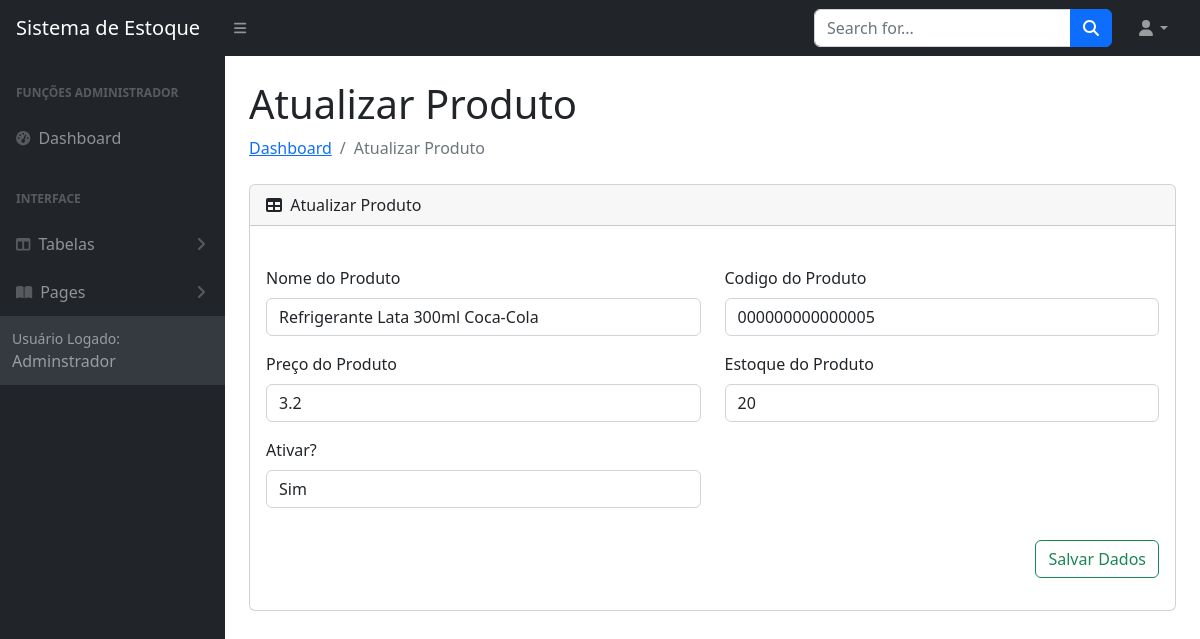
The page /sistema.php?pagina=atualizarProduto&id=5 (signed in) on the database its author committed.
### tables this page shows
CREATE TABLE `produtos` (
  `id` int NOT NULL,
  `nome` varchar(50) DEFAULT NULL,
  `codigo` varchar(15) DEFAULT NULL,
  `preco` float(7,2) DEFAULT NULL,
  `estoque` int DEFAULT NULL,
  `ativo` tinyint(1) DEFAULT NULL,
  `isDeleted` varchar(1) NOT NULL,
  `cadastradoEm` timestamp NULL DEFAULT CURRENT_TIMESTAMP
);

### sistema.php (called while the page is built, shortened)
<?php
    include_once 'models/Config.php';
    include_once 'controllers/validate.php';
    function pageContent(){
        validarPagina();
    }
    include_once 'views/layout.php';
?>

### models/Config.php (called while the page is built, shortened)
<?php
    class Config {
        public static $project = "_Projeto_CRUD_UTD";
        public static function urlBase(){
            return "http://".$_SERVER['SERVER_NAME']."/".self::$project;
        }
    }

### models/Manager.php (called while the page is built, shortened)
<?php
	class Manager extends Connect{
		public function select_common($table, $fields, $filters, $query_extra){
			$pdo = parent::get_instance();
			$query = "SELECT ";
			if($fields != null){
				$query .= implode(", ", $fields);
			}else{
				$query .= "*";
			}
			$query .= " FROM $table";
			if($filters != null){
				$query .= " WHERE ";
				foreach ($filters as $key => $value) {
					$query .= "$key=:$key AND ";
				}
				$query = substr($query, 0, -4);
			}
			$statement = $pdo->prepare($query);
			if($filters != null){
				foreach ($filters as $key => $value) {
					$filters[$key] = filter_var($value);
				}
				foreach ($filters as $key => $value) {
					$statement->bindValue(":$key", $value, PDO::PARAM_STR);
				}
			}
			$statement->execute();
			$data = [];
			if($statement->rowCount()){
				while($result = $statement->fetch(PDO::FETCH_ASSOC)){
					$data[] = $result;
				}
			}else{
				return false;
			}
			return $data;
		}
	}
?>

### views/modulos/produtos/atualizar.php (the view, shortened to what this page needs)
<div class="container-fluid px-4">
    <h1 class="mt-4"><?= $titleSection; ?></h1>
    <ol class="breadcrumb mb-4">
        <li class="breadcrumb-item"><a href="#">Dashboard</a></li>
        <li class="breadcrumb-item active"><?= $titleSection; ?></li>
    </ol>
    <div class="card mb-4">
        <div class="card-header">
            <i class="fas fa-table me-1"></i>
            <?= $titleSection; ?>
        </div>
        <div class="card-body">
            <form action="<?=Config::urlBase();?>/controllers/Produtos.php" method="POST" class="form-horizontal mt-4" enctype="multipart/form-data">
                <div class="row">
                    <div class="col-6">
                        <div class="mb-3">
                            <label for="exampleFormControlInput1" class="form-label"><span class="iconify" data-icon="" style="color: #198754;"></span> Nome do Produto </label>
                            <input name="nome" type="text" class="form-control" id="exampleFormControlInput1" placeholder1="Nome do Produto" value="<?=$data['nome'];?>">
                        </div>
                    </div>
                    <div class="col-6">
                        <div class="mb-3">
                            <label for="exampleFormControlInput1" class="form-label"><span class="iconify" data-icon="" style="color: #198754;"></span> Codigo do Produto </label>
                            <input name="codigo" type="text" class="form-control" id="exampleFormControlInput1" placeholder1="Nome do Produto" value="<?=$data['codigo'];?>">
                        </div>
                    </div>
                    <div class="col-6">
                        <div class="mb-3">
                            <label for="exampleFormControlInput1" class="form-label"><span class="iconify" data-icon="" style="color: #198754;"></span> Preço do Produto </label>
                            <input name="preco" type="text" class="form-control" id="exampleFormControlInput1" placeholder1="Nome do Produto" value="<?=$data['preco'];?>">
                        </div>
                    </div>
                    <div class="col-6">
                        <div class="mb-3">
                            <label for="exampleFormControlInput1" class="form-label"><span class="iconify" data-icon=""  style="color: #198754;"></span> Estoque do Produto </label>
                            <input name="estoque" type="text" class="form-control" id="exampleFormControlInput1" placeholder1="Nome do Produto" value="<?=$data['estoque'];?>">
                        </div>
                    </div>
                    <div class="col-6">
                        <div class="mb-3">
                            <label for="exampleFormControlInput1" class="form-label"><span class="iconify" data-icon=""  style="color: #198754;"></span> Ativar? </label>
                            <select name="ativo" id="" class="form-control">
                                <option <?=($data['ativo']) ? "selected" : "" ;?> value="1"> Sim </option>
                            </select>
                        </div>
                    </div>
                    <div class="col-12 mt-3">
                        <p class="text-end">
                            <button class="btn btn-outline-success" type="submit">
                                Salvar Dados
                            </button>
                        </p>
                    </div>
                </div>
            </form>
        </div>
    </div>
</div>

### rows shown on the page
produtos: nome "Refrigerante Lata 300ml Coca-Cola", codigo "000000000000005", preco "3.2", estoque "20", ativo "Sim"

### other values the page prints
$userData[0]['nome'] "Adminstrador"
$titleSection "Atualizar Produto"
